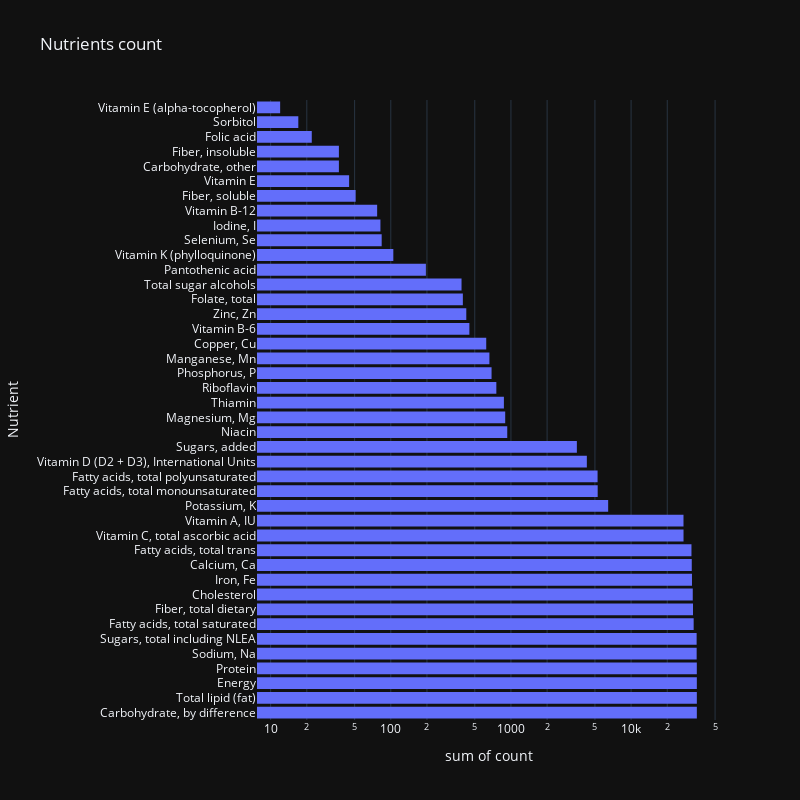

Notebook code for this chart:
### Markdown cell above
Distribution by Nutrient:

### Code cell
cnt_nutrients = nutrients.groupby('name')['idx'].count().reset_index()
cnt_nutrients.columns = ['nutrient', 'count']
cnt_nutrients = cnt_nutrients[cnt_nutrients['count'] > 10]
fig = px.histogram(cnt_nutrients.sort_values('count', ascending=False),y='nutrient',x='count',title='Nutrients count',width=800,height=800,log_x=True,labels={'nutrient':'Nutrient'})

fig.show()

### Figure 1 — Plotly figure (JSON) as saved in the notebook; plotly's stock layout.template omitted (floating-point values rounded to 4 significant figures)
{"data": [{"alignmentgroup": "True", "bingroup": "y", "histfunc": "sum", "hovertemplate": "sum of count=%{x}<br>Nutrient=%{y}<extra></extra>", "legendgroup": "", "marker": {"color": "#636efa", "pattern": {"shape": ""}}, "name": "", "offsetgroup": "", "orientation": "h", "showlegend": false, "x": [35264, 35263, 35262, 35245, 35143, 35113, 33177, 32764, 32605, 32127, 31991, 31809, 27317, 27304, 6445, 5273, 5262, 4284, 3538, 932, 896, 874, 756, 690, 662, 623, 451, 425, 398, 388, 196, 105, 84, 82, 77, 51, 45, 37, 37, 22, 17, 12], "xaxis": "x", "y": ["Carbohydrate, by difference", "Total lipid (fat)", "Energy", "Protein", "Sodium, Na", "Sugars, total including NLEA", "Fatty acids, total saturated", "Fiber, total dietary", "Cholesterol", "Iron, Fe", "Calcium, Ca", "Fatty acids, total trans", "Vitamin C, total ascorbic acid", "Vitamin A, IU", "Potassium, K", "Fatty acids, total monounsaturated", "Fatty acids, total polyunsaturated", "Vitamin D (D2 + D3), International Units", "Sugars, added", "Niacin", "Magnesium, Mg", "Thiamin", "Riboflavin", "Phosphorus, P", "Manganese, Mn", "Copper, Cu", "Vitamin B-6", "Zinc, Zn", "Folate, total", "Total sugar alcohols", "Pantothenic acid", "Vitamin K (phylloquinone)", "Selenium, Se", "Iodine, I", "Vitamin B-12", "Fiber, soluble", "Vitamin E", "Carbohydrate, other", "Fiber, insoluble", "Folic acid", "Sorbitol", "Vitamin E (alpha-tocopherol)"], "yaxis": "y", "type": "histogram"}], "layout": {"xaxis": {"anchor": "y", "domain": [0.0, 1.0], "title": {"text": "sum of count"}, "type": "log"}, "yaxis": {"anchor": "x", "domain": [0.0, 1.0], "title": {"text": "Nutrient"}}, "legend": {"tracegroupgap": 0}, "title": {"text": "Nutrients count"}, "barmode": "relative", "height": 800, "width": 800}}
